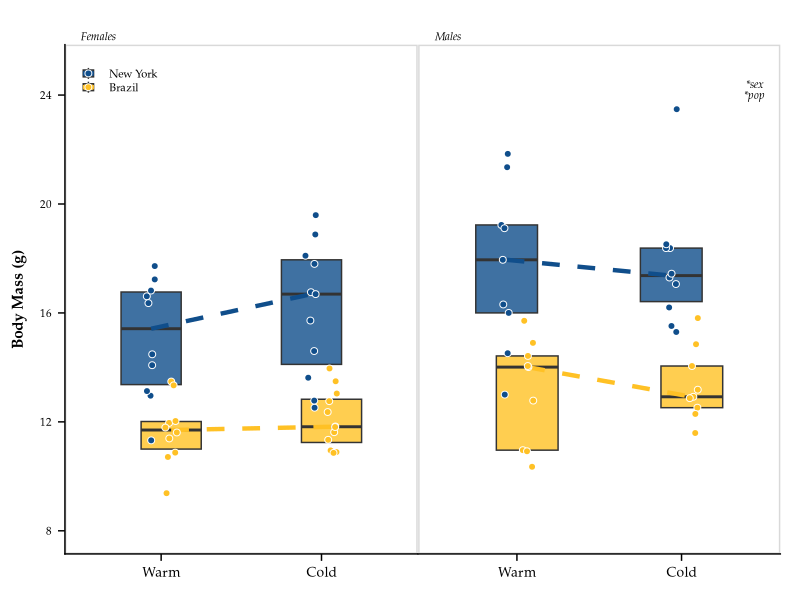
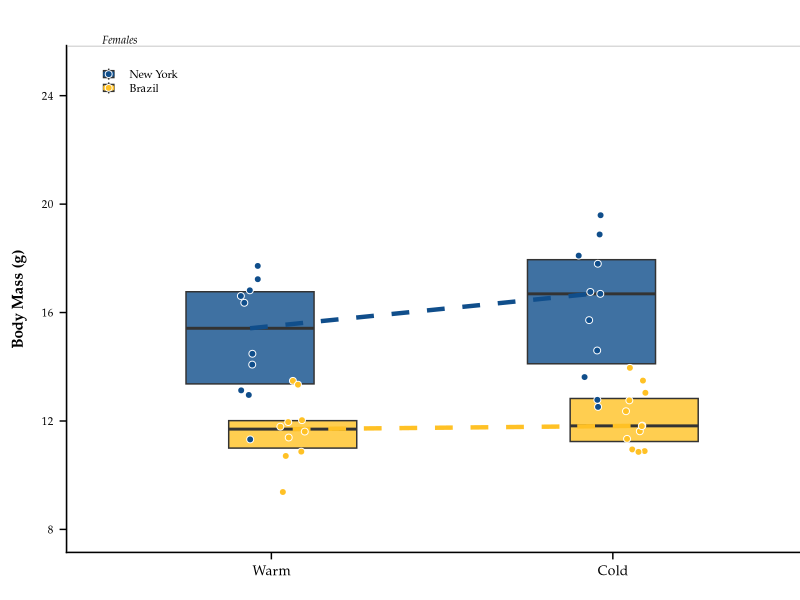
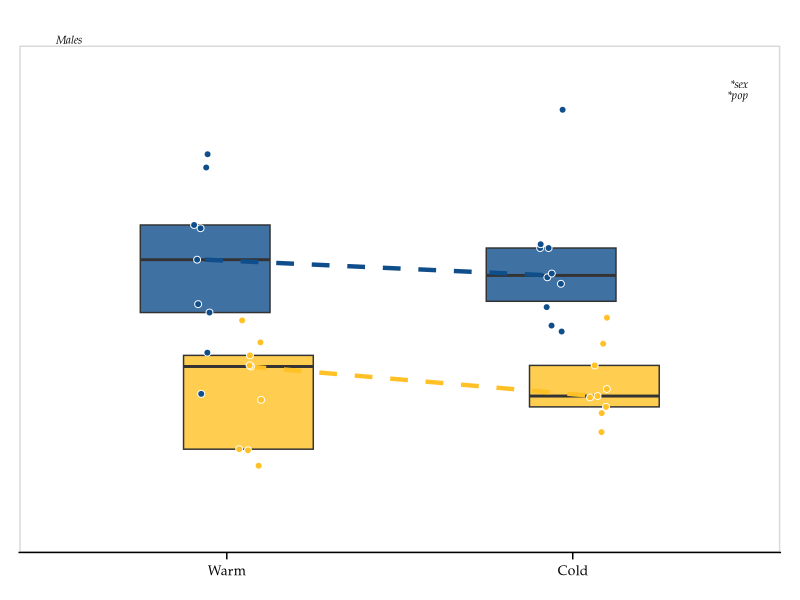

R code for these plots, in order: (Note: this script raises an error after producing the figures.)
#!/usr/bin/env Rscript --vanilla

##############################################################

# Author: Mallory A. Ballinger

# This script plots reaction norms of body mass and extremity lengths of New York
# and Brazil mice across environments (i.e. common garden experiment #2.)
# This script generates Fig. 5, Fig. 6, and Fig. S3 in Ballinger_AmNat_2021.


##############################################################
# Required packages
##############################################################

rm(list = ls()) # clears R's environment
library(tidyverse)
library(here)
library(cowplot)
library(glue)
library(ggtext)

set.seed(19910118) # so that jitter plots stay in same jittered positions
##############################################################
# Import data
##############################################################

PostDissectionMetaData <- read_csv(here("data/processed/PostDissectionMetaData.csv")) %>%
  select(-1) %>% # removes first column
  mutate(Sex = fct_relevel(Sex, "Male", "Female")) %>% # put males before females
  mutate(Population = fct_relevel(Population, "New York", "Brazil")) %>% # put evolved cold pop first
  mutate(Line = fct_relevel(Line, "SARA", "SARB", "MANA", "MANB")) %>% # put evolved cold lines first
  mutate(Environment = fct_relevel(Environment, "Warm", "Cold" )) # put warm before cold (evolved before plasticity)





##############################################################
# Calculate residuals for plotting
##############################################################

# save TL x BW residuals
residsTLBW <- lm(Final_Tail_Length_mm ~ Body_Weight_g, data = PostDissectionMetaData,
                 na.action = na.exclude)
PostDissectionMetaData$Resids_TLBW <- resid(residsTLBW)


# Based on outlier tests (see 'code/model_RXNs.R'), any ear length
# greater than 17mm is an extreme outlier

PostDissection_filtered <- PostDissectionMetaData %>%
  mutate(Ear_Length_mm = ifelse(Ear_Length_mm > 17, NA, Ear_Length_mm))

# save EL x BW residuals
residsELBW <- lm(Ear_Length_mm ~ Body_Weight_g, data = PostDissection_filtered,
                 na.action = na.exclude)
PostDissection_filtered$Resids_ELBW <- resid(residsELBW)





##############################################################
# Get values from statistical analyses
##############################################################

# Refer to ./model_RXNs.R for model comparisons and statistical analyses


# > car::Anova(lmer(Body_Weight_g ~ Sex * Population * Environment + (1|Line),
#                   +                 data = PostDissectionMetaData), type = "III")
# Analysis of Deviance Table (Type III Wald chisquare tests)
# 
# Response: Body_Weight_g
# Chisq Df Pr(>Chisq)    
# (Intercept)                206.8937  1  < 2.2e-16 ***
# Sex                         42.1478  1  8.463e-11 ***
# Population                   4.0046  1    0.04538 *  
# Environment                  1.7226  1    0.18935    
# Sex:Population               2.5469  1    0.11051    
# Sex:Environment              0.0958  1    0.75694    
# Population:Environment       0.0927  1    0.76072    
# Sex:Population:Environment   0.5565  1    0.45568    
# ---
# Signif. codes:  0 ‘***’ 0.001 ‘**’ 0.01 ‘*’ 0.05 ‘.’ 0.1 ‘ ’ 1

BW_deets <- ("&#42;sex<br>\
              &#42;pop")



# > car::Anova(lmer(BMI_kg_m2 ~ Sex * Population * Environment + (1|Line),
#                   +                 data = PostDissectionMetaData), type = "III")
# Analysis of Deviance Table (Type III Wald chisquare tests)
# 
# Response: BMI_kg_m2
# Chisq Df Pr(>Chisq)    
# (Intercept)                685.5193  1  < 2.2e-16 ***
# Sex                          7.3520  1   0.006699 ** 
# Population                   0.5018  1   0.478721    
# Environment                  1.2811  1   0.257699    
# Sex:Population               0.5605  1   0.454068    
# Sex:Environment              0.6007  1   0.438295    
# Population:Environment       0.9289  1   0.335138    
# Sex:Population:Environment   0.1696  1   0.680472    
# ---
# Signif. codes:  0 ‘***’ 0.001 ‘**’ 0.01 ‘*’ 0.05 ‘.’ 0.1 ‘ ’ 1

BMI_deets <- ("&#42;sex")



# > car::Anova(lmer(Final_Tail_Length_mm ~ Body_Weight_g + Sex * Population * Environment + (1|Line),
#                   +                 data = PostDissectionMetaData), type = "III")
# Analysis of Deviance Table (Type III Wald chisquare tests)
# 
# Response: Final_Tail_Length_mm
# Chisq Df Pr(>Chisq)    
# (Intercept)                365.2417  1  < 2.2e-16 ***
# Body_Weight_g               51.9483  1  5.698e-13 ***
# Sex                          2.8003  1  0.0942464 .  
# Population                  11.7068  1  0.0006227 ***
# Environment                 86.0543  1  < 2.2e-16 ***
# Sex:Population               0.9737  1  0.3237585    
# Sex:Environment              0.3154  1  0.5744118    
# Population:Environment      14.8606  1  0.0001158 ***
# Sex:Population:Environment   0.0293  1  0.8640034 

TL_deets <- ("&#42;pop x env<br>\
              &#42;pop<br>\
              &#42;env")



# > car::Anova(lmer(Ear_Length_mm ~ Body_Weight_g + Sex * Population * Environment + (1|Line), data = PostDissection_filtered), type = "III")
# Analysis of Deviance Table (Type III Wald chisquare tests)
# 
# Response: Ear_Length_mm
# Chisq Df Pr(>Chisq)    
# (Intercept)                410.0317  1  < 2.2e-16 ***
# Body_Weight_g               13.3652  1  0.0002563 ***
# Sex                          3.8759  1  0.0489827   
# Population                   0.5953  1  0.4403627    
# Environment                 57.6587  1  3.118e-14 ***
# Sex:Population               0.2132  1  0.6442756    
# Sex:Environment              1.2889  1  0.2562444    
# Population:Environment       0.4486  1  0.5030115    
# Sex:Population:Environment   0.2545  1  0.6139012   
# ---
#   Signif. codes:  0 ‘***’ 0.001 ‘**’ 0.01 ‘*’ 0.05 ‘.’ 0.1 ‘ ’ 1

EL_deets <- glue("&#42;env")





##############################################################
# Plot sex-specific body mass RXN plot
##############################################################

# Sex-specific datasets
MaleData <- PostDissectionMetaData %>%
  filter(Sex == "Male")

FemaleData <- PostDissectionMetaData %>%
  filter(Sex == "Female")


BWrxnF <-
  ggplot(data=FemaleData, aes(x=Environment, y=Body_Weight_g)) +
  geom_boxplot(aes(fill = Population), position = position_dodge(width=0.25), alpha=0.8, size = 0.5, outlier.shape = NA, notch = FALSE, coef=0) +
  stat_summary(
    fun = median,
    geom = 'line',
    aes(group = Population, color = Population),
    position = position_dodge(width = 0.25) , size=1.5, alpha = 1.2, linetype = "dashed") +
  geom_point(aes(fill = Population), position = position_jitterdodge(jitter.width = 0.15, dodge.width=0.25), alpha=5, size=2, shape=21, color = "white") +
  #annotate("text", x = 0.75, y=25, label="Males", family = "Palatino") +
  scale_color_manual(values=rep(c("dodgerblue4", "goldenrod1"))) +
  scale_fill_manual(values=rep(c("dodgerblue4", "goldenrod1"))) +
  #scale_x_discrete("Environment", expand=c(0.075,0.5)) +
  #guides(color=guide_legend(override.aes=list(fill=NA)),
  # linetype=guide_legend(override.aes = list(fill=NA))) +# removes gray shading from legend
  scale_y_continuous(breaks = seq(from=8, to=24, by=4), labels = seq(from=8, to=24, by=4), limits = c(8,25)) +
  theme_half_open(20) +
  panel_border() + # puts border around facets
  theme(panel.grid.minor = element_blank(), axis.line = element_line(colour = "black"),
        axis.title.x = element_blank(),
        axis.title.y = element_text(margin = margin(r = 10), size = 11, face = "bold", family = "Palatino"),
        axis.text.x = element_text(size = 10, color = "black", family = "Palatino"),
        axis.text.y = element_text(size = 8, color = "black", family = "Palatino"),
        legend.position = c(0.047, 0.93),
        legend.background = element_blank(),
        legend.box.background = element_blank(),
        legend.key = element_blank(),
        legend.key.height = unit(0.35, "cm"),
        legend.key.width = unit(0.35, "cm"),
        legend.text = element_text(size=8, family = "Palatino"),
        legend.title = element_blank(),
        plot.tag = element_text(family = "Palatino", size = 8, face = "italic"),
        plot.tag.position = c(0.2,1.015),
        plot.title = element_text(size = 8, face = "italic", hjust = 0.05, vjust = -3, family = "Palatino"),
        plot.title.position = "panel",
        plot.margin = unit(c(0.5, -0.45, 0.5, 0.3), "cm")) +
  labs(x = "",
       y = "Body Mass (g)",
       title = "Females")


BWrxnM <-
  ggplot(data=MaleData, aes(x=Environment, y=Body_Weight_g)) +
  geom_boxplot(aes(fill = Population), position = position_dodge(width=0.25), alpha=0.8, size = 0.5, outlier.shape = NA, notch = FALSE, coef=0) +
  stat_summary(
    fun = median,
    geom = 'line',
    aes(group = Population, color = Population),
    position = position_dodge(width = 0.25) , size=1.5, alpha = 1.2, linetype = "dashed") +
  geom_point(aes(fill = Population), position = position_jitterdodge(jitter.width = 0.15, dodge.width=0.25), alpha=5, size=2, shape=21, color = "white") +
  #annotate("text", x = 2.4, y=25, label="****sex\n*pop", family = "Palatino", fontface = 3, size = 3, hjust = 1) +
  scale_color_manual(values=rep(c("dodgerblue4", "goldenrod1"))) +
  scale_fill_manual(values=rep(c("dodgerblue4", "goldenrod1"))) +
  #scale_x_discrete("Environment", expand=c(0.075,0.5)) +
  scale_y_continuous(breaks = seq(from=8, to=24, by=4), labels = seq(from=8, to=24, by=4), limits = c(8,25)) +
  theme_half_open(20) +
  panel_border() + # puts border around facets
  theme(panel.grid.minor = element_blank(), axis.line = element_line(colour = "black"),
        axis.title.x = element_blank(),
        axis.title.y = element_text(margin = margin(r = 10), size = 10, face = "bold", family = "Palatino"),
        axis.text.x = element_text(size = 10, color = "black", family = "Palatino"),
        axis.text.y = element_blank(),
        axis.ticks.y = element_blank(),
        axis.line.y = element_blank(),
        legend.position = "none",
        plot.tag = element_markdown(family = "Palatino", size = 8, face = "italic", hjust = 1),
        plot.tag.position = c(0.96,0.88),
        plot.title = element_text(size = 8, face = "italic", hjust = 0.05, vjust = -3, family = "Palatino"),
        plot.title.position = "panel",
        plot.margin = unit(c(0.5, 0.5, 0.5, -0.42), "cm")) + # top, right, bottom, left (0.5, 0.5, 0.1, -0.5)
  labs(x = "",
       y = "",
       title = "Males",
       tag = BW_deets)


BW <- cowplot::plot_grid(BWrxnF, BWrxnM, align = "h", label_fontfamily = "Palatino",
                         label_size = 12, label_x = 0.05, hjust = 0)


ggsave("results/figures/RXNs_BW.tiff", height = 3.5, width = 6, compression = "lzw")
ggsave("results/figures/RXNs_BW.pdf", height = 3.5, width = 6)





##############################################################
# Plot rxn norm plots (tail length & ear length)
##############################################################

TLrxn <-
  ggplot(data=PostDissectionMetaData, aes(x=Environment, y=Resids_TLBW)) +
  geom_boxplot(aes(fill = Population), position = position_dodge(width=0.25), alpha=0.8, size = 0.5, outlier.shape = NA, notch = FALSE, coef=0) +
  stat_summary(
    fun = median,
    geom = 'line',
    aes(group = Population, color = Population),
    position = position_dodge(width = 0.25) , size=1.5, alpha = 1.2, linetype = "dashed") +
  geom_point(aes(fill = Population), position = position_jitterdodge(jitter.width = 0.15, dodge.width=0.25), alpha=5, size=2.25, shape=21, color = "white") +
  scale_color_manual(values=rep(c("dodgerblue4", "goldenrod1"))) +
  scale_fill_manual(values=rep(c("dodgerblue4", "goldenrod1"))) +
  scale_y_continuous(breaks = seq(from=-10, to=10, by=5), labels = seq(from=-10, to=10, by=5), limits = c(-10,10)) +
  theme_bw() + 
  theme(panel.border = element_rect(color = "black", fill = NA, size = 1),
        panel.grid.major = element_blank(), panel.grid.minor = element_blank(),
        axis.title.x = element_blank(),
        axis.title.y = element_text(margin = margin(r = 10), size = 12, face = "bold", family = "Palatino"),
        axis.text.x = element_text(size = 12, color = "black", family = "Palatino"),
        axis.text.y = element_text(size = 11, color = "black", family = "Palatino"),
        legend.position = c(0.14, 0.96),
        legend.background = element_blank(),
        legend.box.background = element_blank(),
        legend.key = element_blank(),
        legend.key.height = unit(0.35, "cm"),
        legend.key.width = unit(0.35, "cm"),
        legend.text = element_text(size=10, family = "Palatino"),
        legend.title = element_blank(),
        plot.tag = element_markdown(family = "Palatino", size = 10, face = "italic", hjust = 1),
        plot.tag.position = c(0.955,0.93),
        plot.title = element_markdown(family = "Palatino"),
        plot.margin = unit(c(0.5, 0.5, 0.5, 0.5), "cm")) +
  labs(x = "",
       y = "Tail Length (resid.)",
       tag = TL_deets)


ELrxn <-
  ggplot(data=PostDissection_filtered, aes(x=Environment, y=Resids_ELBW)) +
  geom_boxplot(aes(fill = Population), position = position_dodge(width=0.25), alpha=0.8, size = 0.5, outlier.shape = NA, notch = FALSE, coef=0) +
  stat_summary(
    fun = median,
    geom = 'line',
    aes(group = Population, color = Population),
    position = position_dodge(width = 0.25) , size=1.5, alpha = 1.2, linetype = "dashed") +
  geom_point(aes(fill = Population), position = position_jitterdodge(jitter.width = 0.15, dodge.width=0.25), alpha=5, size=2.25, shape=21, color = "white") +
  scale_color_manual(values=rep(c("dodgerblue4", "goldenrod1"))) +
  scale_fill_manual(values=rep(c("dodgerblue4", "goldenrod1"))) +
  scale_y_continuous(breaks = seq(from=-2, to=2, by=1), labels = seq(from=-2, to=2, by=1), limits = c(-2,2)) +
  theme_bw() + 
  theme(panel.border = element_rect(color = "black", fill = NA, size = 1),
        panel.grid.major = element_blank(), panel.grid.minor = element_blank(),
        axis.title.x = element_blank(),
        axis.title.y = element_text(margin = margin(r = 10), size = 12, face = "bold", family = "Palatino"),
        axis.text.x = element_text(size = 12, color = "black", family = "Palatino"),
        axis.text.y = element_text(size = 11, color = "black", family = "Palatino"),
        legend.position = 'none',
        plot.tag = element_markdown(family = "Palatino", size = 10, face = "italic", hjust = 1),
        plot.tag.position = c(0.96,0.95),
        plot.title = element_markdown(family = "Palatino"),
        plot.margin = unit(c(0.5, 0.5, 0.5, 0.5), "cm")) +
  labs(x = "",
       y = "Ear Length (resid.)",
       tag = EL_deets)


Extremities <- cowplot::plot_grid(TLrxn, ELrxn, ncol = 2, nrow = 1, labels = c('A)', 'B)'), label_fontfamily = "Palatino",
                   align = 'h', label_size = 14, label_x = 0.05, hjust = 0)

ggsave("results/figures/RXNs_Extremities.tiff", height = 4, width = 8.5, compression = "lzw")
ggsave("results/figures/RXNs_Extremities.pdf", height = 4, width = 8.5)





##############################################################
# Plot sex-specific BMI plot
##############################################################

BMIrxnF <-
  ggplot(data=FemaleData, aes(x=Environment, y=BMI_kg_m2)) +
  geom_boxplot(aes(fill = Population), position = position_dodge(width=0.25), alpha=0.8, size = 0.5, outlier.shape = NA, notch = FALSE, coef=0) +
  stat_summary(
    fun = median,
    geom = 'line',
    aes(group = Population, color = Population),
    position = position_dodge(width = 0.25) , size=1.5, alpha = 1.2, linetype = "dashed") +
  geom_point(aes(fill = Population), position = position_jitterdodge(jitter.width = 0.15, dodge.width=0.25), alpha=5, size=2, shape=21, color = "white") +
  #annotate("text", x = 0.75, y=25, label="Males", family = "Palatino") +
  scale_color_manual(values=rep(c("dodgerblue4", "goldenrod1"))) +
  scale_fill_manual(values=rep(c("dodgerblue4", "goldenrod1"))) +
  #scale_x_discrete("Environment", expand=c(0.075,0.5)) +
  #guides(color=guide_legend(override.aes=list(fill=NA)),
  # linetype=guide_legend(override.aes = list(fill=NA))) +# removes gray shading from legend
  #scale_y_continuous(breaks = seq(from=8, to=24, by=4), labels = seq(from=8, to=24, by=4), limits = c(8,25)) +
  theme_half_open(20) +
  panel_border() + # puts border around facets
  theme(panel.grid.minor = element_blank(), axis.line = element_line(colour = "black"),
        axis.title.x = element_blank(),
        axis.title.y = element_markdown(margin = margin(r = 10), size = 11, face = "bold", family = "Palatino"),
        axis.text.x = element_text(size = 10, color = "black", family = "Palatino"),
        axis.text.y = element_text(size = 8, color = "black", family = "Palatino"),
        legend.position = c(0.047, 0.96),
        legend.background = element_blank(),
        legend.box.background = element_blank(),
        legend.key = element_blank(),
        legend.key.height = unit(0.35, "cm"),
        legend.key.width = unit(0.35, "cm"),
        legend.text = element_text(size=8, family = "Palatino"),
        legend.title = element_blank(),
        plot.tag = element_text(family = "Palatino", size = 8, face = "italic"),
        plot.tag.position = c(0.2,1.015),
        plot.title = element_text(size = 8, face = "italic", hjust = 0.05, vjust = -3, family = "Palatino"),
        plot.title.position = "panel",
        plot.margin = unit(c(0.5, -0.45, 0.5, 0.3), "cm")) +
  labs(x = "",
       y = "Body Mass Index (kg/m<sup>2</sup>)",
       title = "Females")


BMIrxnM <-
  ggplot(data=MaleData, aes(x=Environment, y=BMI_kg_m2)) +
  geom_boxplot(aes(fill = Population), position = position_dodge(width=0.25), alpha=0.8, size = 0.5, outlier.shape = NA, notch = FALSE, coef=0) +
  stat_summary(
    fun = median,
    geom = 'line',
    aes(group = Population, color = Population),
    position = position_dodge(width = 0.25) , size=1.5, alpha = 1.2, linetype = "dashed") +
  geom_point(aes(fill = Population), position = position_jitterdodge(jitter.width = 0.15, dodge.width=0.25), alpha=5, size=2, shape=21, color = "white") +
  #annotate("text", x = 2.4, y=25, label="****sex\n*pop", family = "Palatino", fontface = 3, size = 3, hjust = 1) +
  scale_color_manual(values=rep(c("dodgerblue4", "goldenrod1"))) +
  scale_fill_manual(values=rep(c("dodgerblue4", "goldenrod1"))) +
  #scale_x_discrete("Environment", expand=c(0.075,0.5)) +
  #scale_y_continuous(breaks = seq(from=1.2, to=3, by=4), labels = seq(from=8, to=24, by=4), limits = c(8,25)) +
  theme_half_open(20) +
  panel_border() + # puts border around facets
  theme(panel.grid.minor = element_blank(), axis.line = element_line(colour = "black"),
        axis.title.x = element_blank(),
        axis.title.y = element_text(margin = margin(r = 10), size = 10, face = "bold", family = "Palatino"),
        axis.text.x = element_text(size = 10, color = "black", family = "Palatino"),
        axis.text.y = element_blank(),
        axis.ticks.y = element_blank(),
        axis.line.y = element_blank(),
        legend.position = "none",
        plot.tag = element_markdown(family = "Palatino", size = 8, face = "italic", hjust = 1),
        plot.tag.position = c(0.96,0.89),
        plot.title = element_text(size = 8, face = "italic", hjust = 0.05, vjust = -3, family = "Palatino"),
        plot.title.position = "panel",
        plot.margin = unit(c(0.5, 0.5, 0.5, -0.42), "cm")) + # top, right, bottom, left (0.5, 0.5, 0.1, -0.5)
  labs(x = "",
       y = "",
       tag = BMI_deets,
       title = "Males")


BMI <- cowplot::plot_grid(BMIrxnF, BMIrxnM, align = "h", label_fontfamily = "Palatino",
                         label_size = 12, label_x = 0.05, hjust = 0)


ggsave("results/figures/RXNs_BMI.tiff", height = 3.5, width = 6, compression = "lzw")
ggsave("results/figures/RXNs_BMI.pdf", height = 3.5, width = 6)